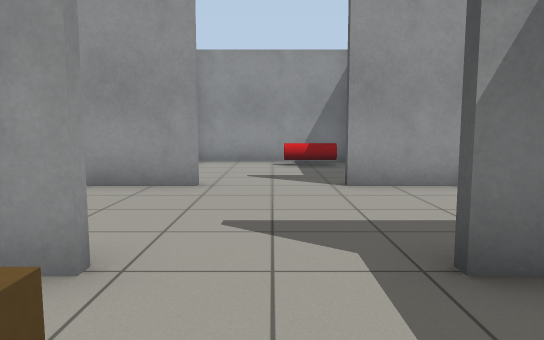
[1] (above)

17 first-person views from a walk through a world built for the Gazebo simulator. The camera is 0.94 m above the floor, tilts 6° down and sees 70° across. The floor is counted in squares, 1 m on a side. Each view is taken from the middle of a square. On the plan, view 1 faces up. The plan holds only what a view shows up to about 13 squares ahead; the rest is blank.

[2]
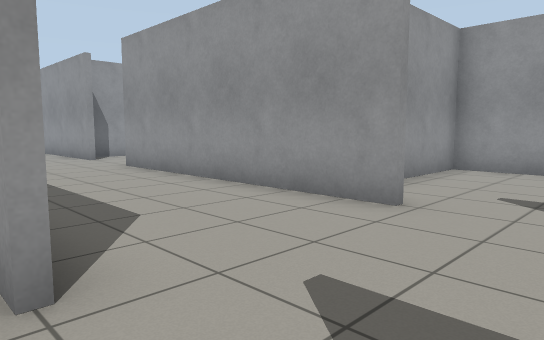

[3]
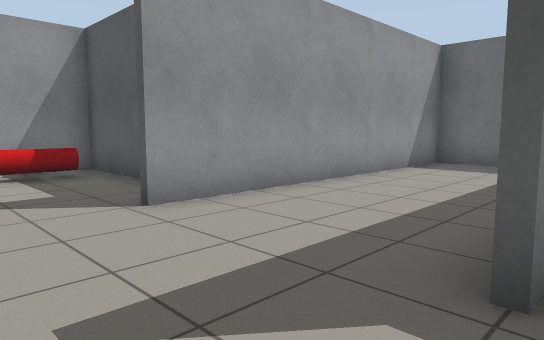

[4]
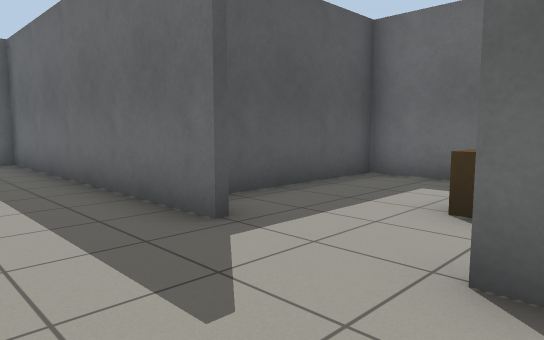

[5]
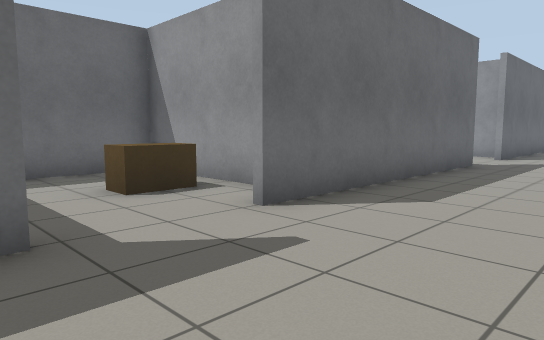

[6]
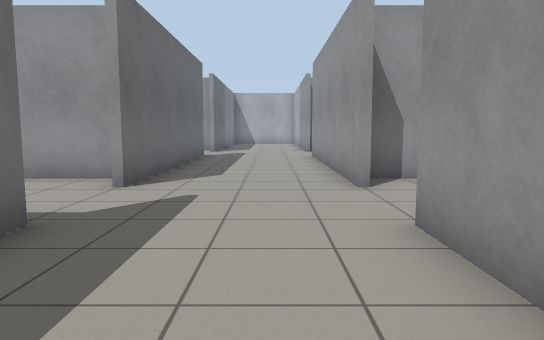

[7]
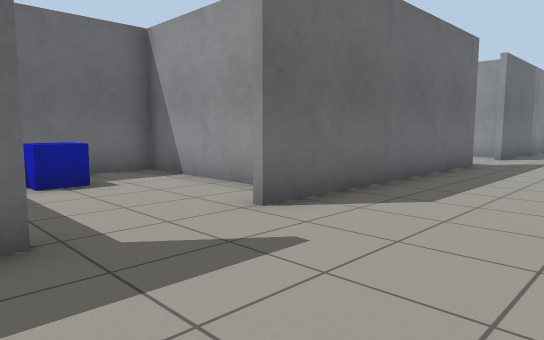

[8]
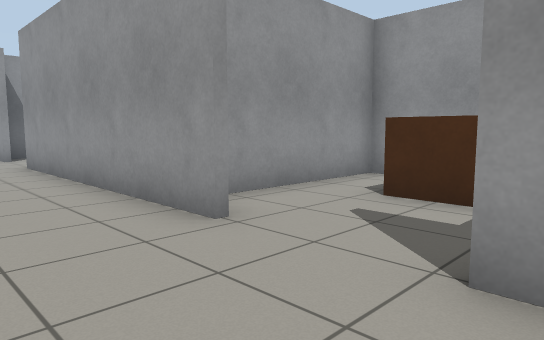

[9]
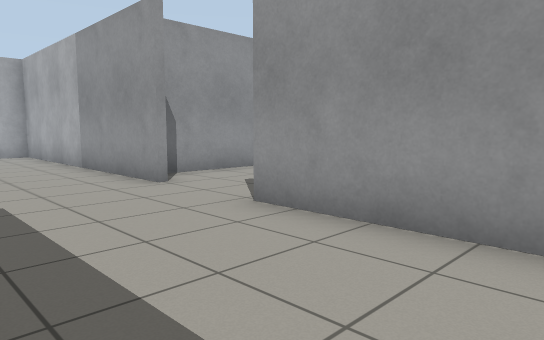

[10]
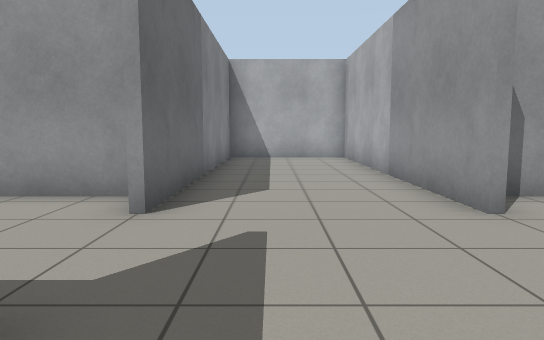

[11]
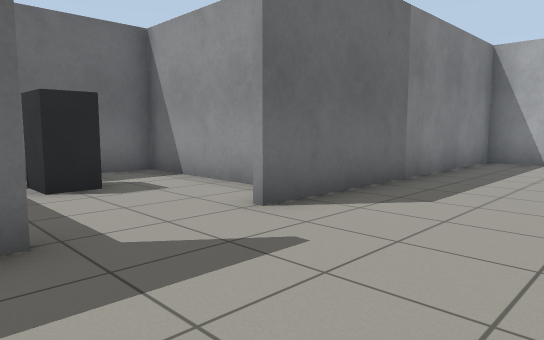

[12]
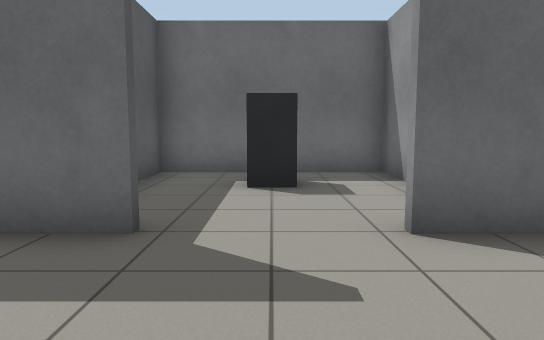

[13]
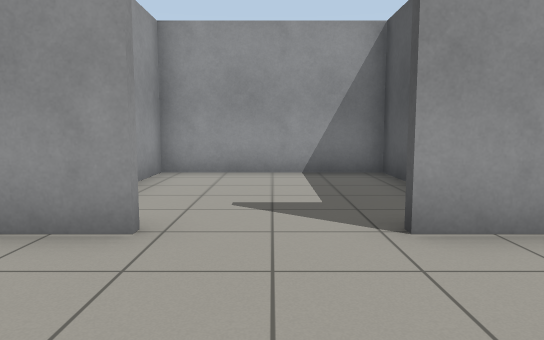

[14]
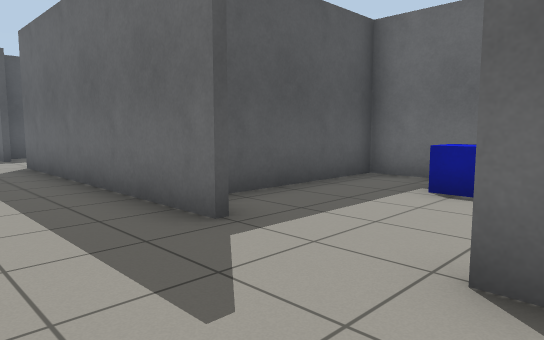

[15]
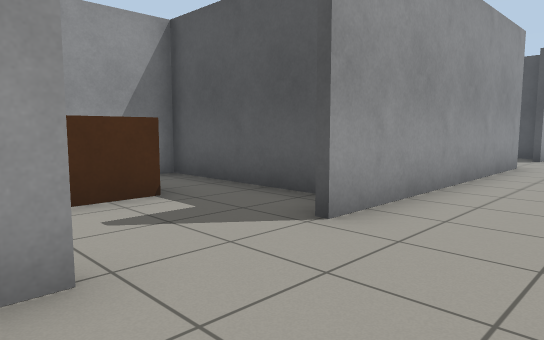

[16]
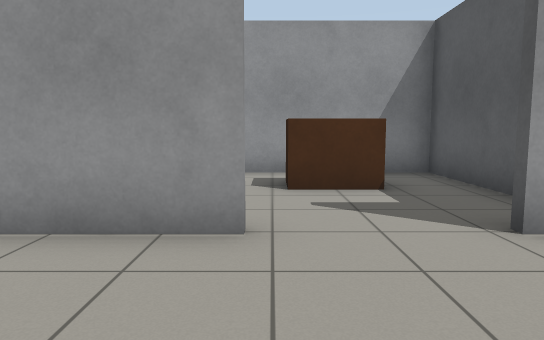

[17]
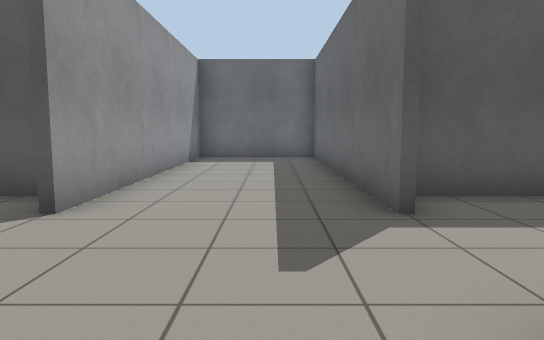

### Floor plan
Points are (right, up) in squares from view 1. A wall is a line through its corners. A room is listed if a view was taken in it or the views show most of it. See-through windows are left out.
Room 1 (views 1, 2, 3, 4, 5, 6, 7, 8, 9, 10, 11, 12, 13, 14, 15, 16, 17)
walls: (-11.1, 6.4) (-18.8, 6.4); (-8.9, 2.6) (-1.2, 2.6); (-7.6, 7.5) (-7.6, 11.4) (-12.4, 11.4) (-12.4, 6.9); (-12.4, 2.1) (-12.4, -2.4) (-7.6, -2.4) (-7.6, 1.5); (-2.4, 1.2) (-2.4, -2.4) (2.4, -2.4) (2.4, 2.2); (-1.1, 6.4) (-8.8, 6.4); (-17.6, 9.9) (-17.6, 11.4) (-22.4, 11.4) (-22.4, 6.8); (-18.9, 2.6) (-11.2, 2.6); (-1.1, 2.4) (-1.8, 2.4); (-21.1, 6.4) (-29.9, 6.4) (-29.9, 2.6) (-21.2, 2.6); (1.1, 2.6) (9.9, 2.6) (9.9, 6.4) (1.2, 6.4); (1.8, 2.4) (1.2, 2.4); (2.4, 6.8) (2.4, 11.4) (-2.4, 11.4) (-2.4, 8.9); (-22.4, 2.1) (-22.4, -2.4) (-17.6, -2.4) (-17.6, -0.9)
objects: cabinet (-20, -1) to (-20, 0); brown box (-11, 9) to (-10, 10); blue box (-10, -1); brown box (-1, 0); red cylinder (1, 10)

Positions as (right, up) in squares from view 1, and headings:
1: (0, 0), facing up
2: (1, 2), facing up-left
3: (-1, 2), facing up-right
4: (-2, 5), facing down-right
5: (2, 6), facing down-left
6: (-5, 5), facing left
7: (-8, 6), facing down-left
8: (-8, 4), facing up-left
9: (-15, 3), facing up-left
10: (-17, 4), facing left
11: (-18, 6), facing down-left
12: (-20, 6), facing down
13: (-20, 3), facing up
14: (-12, 5), facing down-right
15: (-12, 4), facing up-right
16: (-11, 3), facing up
17: (-3, 4), facing right
